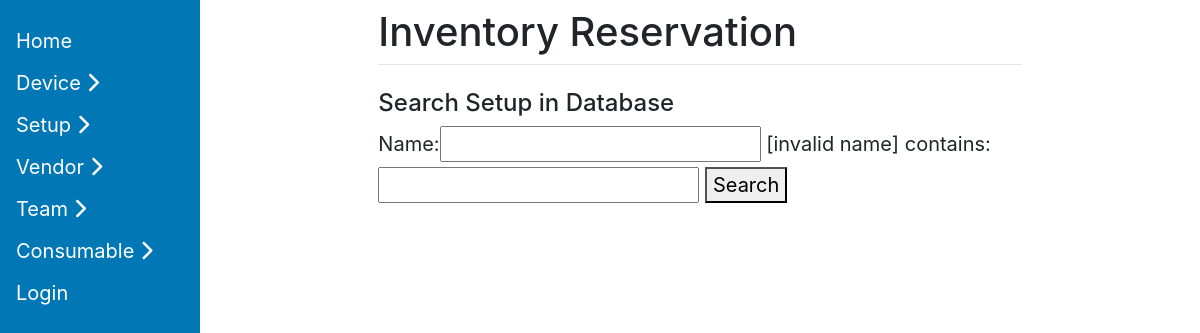
Page /search_setup/ on the earlier database version.
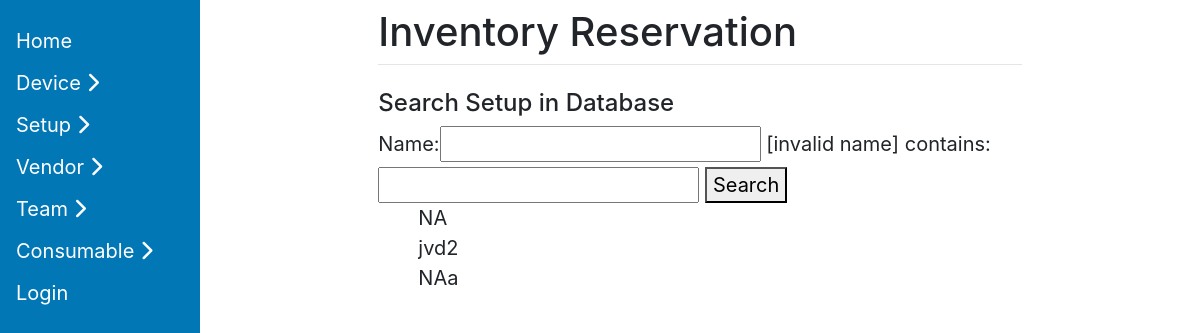
Same page on the later database version.
### ReservationTool/models.py (models this page shows, shortened)
class MakeSetup(models.Model):
    id = models.IntegerField( primary_key= True)
    name = models.CharField(max_length=125, default="NA")
    setup_type = models.ForeignKey(SetupType, on_delete=models.PROTECT , related_name="make_setup")
    device = models.OneToOneField(Device, on_delete=models.PROTECT , related_name="make_setup")
    type = models.ForeignKey(DeviceType, on_delete=models.PROTECT , related_name="make_setup")
    consumable = models.ForeignKey(Consumable, on_delete=models.PROTECT , related_name="make_setup")
    bookable = models.BooleanField(default=False) #If booked is ticked as yes, It should ask for the team name for which it will be booked
    booked_by = models.ForeignKey(Team, on_delete=models.PROTECT, related_name="make_setup")
    remark = models.CharField(max_length=125, default="NA")
    class Meta:
      db_table = "make_setup"

### ReservationTool/views.py (the view)
# urls.py: path("search_setup/", views.search_setup, name='search_setup'),
def search_setup(request):
    setup_list = MakeSetup.objects.all()
    setup_filter = SetupFilter(request.GET, queryset=setup_list)
    return render(request, 'search_setup.html', {'filter': setup_filter })

### templates/search_setup.html (shortened to what this page needs)
{% extends 'base.html' %}
  {% block content %}
  <form method="get">
      <h4 style="margin-top: 0">Search Setup in Database</h4>
    {{ filter.form.as_table}}
    <button type="submit" >Search</button>
  </form>
  <ul>
  {% for Setup in filter.qs %}
    {{ Setup.name }} <br>
  {% endfor %}
  </ul>
  {% endblock %}

### templates/base.html (shortened to what this page needs)
<!DOCTYPE html>
<html lang="en">
<head>
    <link rel="stylesheet" href="https://stackpath.bootstrapcdn.com/bootstrap/4.1.3/css/bootstrap.min.css">
</head>
<body>
  <div class="sidenav">
    <a href="/">Home</a>
    <button class="dropdown-btn">Device
    <i class="fa fa-chevron-right"></i>
  </button>
    <button class="dropdown-btn">Setup
    <i class="fas fa-chevron-right"></i>
  </button>
  <button class="dropdown-btn">Vendor
    <i class="fa fa-chevron-right"></i>
  </button>
    <button class="dropdown-btn">Team
    <i class="fa fa-chevron-right"></i>
  </button>
      <button class="dropdown-btn">Consumable
    <i class="fa fa-chevron-right"></i>
  </button>
          <a href="/login">Login</a>
  </div>
  <div class="main">
    <div class="row justify-content-center">
      <div class="col-8">
        <h1 class="mt-2">Inventory Reservation</h1>
        <hr class="mt-0 mb-4">
        {% block content %}{% endblock %}
      </div>
    </div>
  </div>
</body>
</html>

Differences in the rows shown:
added MakeSetup: name "NA"
added MakeSetup: name "jvd2"
added MakeSetup: name "NAa"
